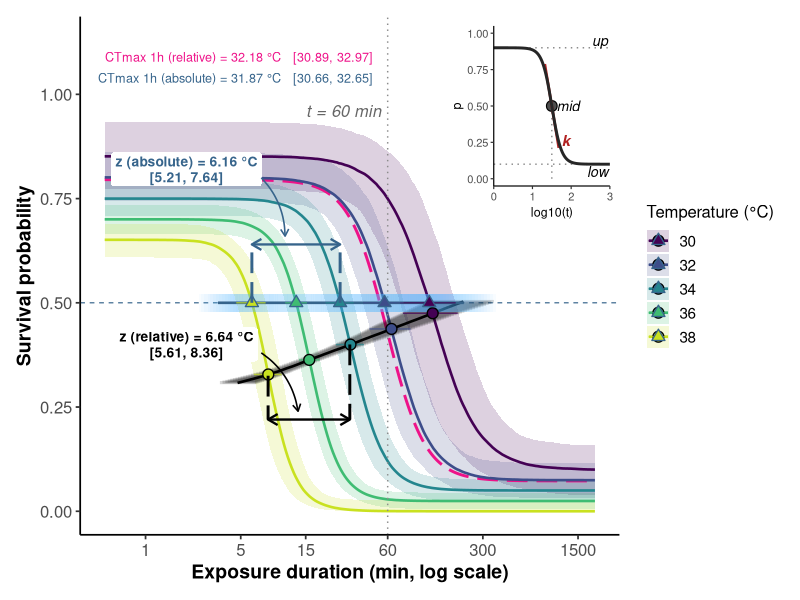

Reproduce this figure in R.
## ---- chunk 1
library(ggplot2)
library(dplyr)
library(tidyr)
library(scales)
library(patchwork)

set.seed(20260517)

# ============================================================================
# Idealised joint-4PL parameters for the teaching figure. Chosen so the
# curves are biologically expressive but the LT50 (relative midpoint) is
# always well above the lower asymptote.
#
# `up`  varies with T: 0.85 at the cold end → 0.65 at the hot end.
#       Kept ≥ 0.65 throughout so the per-curve midpoint never drops
#       below ~0.35 — keeps LT50 above the lower asymptote even at the
#       hottest assay.
# `low` constant at 0.05 (background mortality with all individuals
#       eventually dying).
# `k`   varies with T: 6 at cold end → 10 at hot end (curves get sharper
#       as it gets hotter, a common biological pattern).
# `mid` linear in T with slope −0.15 → relative z = 6.67 °C.
# ============================================================================
# T_bar shifted to 36 (instead of 34) so the synthetic CrIs fan out more
# strongly at the cool extreme and tighten at the hot extreme — matches
# the intuition that more data and tighter LT50 estimates accumulate at
# the hotter assays. All intercept parameters re-anchored so the actual
# curves at the assay temperatures are unchanged.
T_bar    <- 36
ell_0    <- 0.025   # low at T_bar  → 0.10 at T=30, 0.00 at T=38
ell_beta1 <- -0.0125
u_0      <- 0.70    # up at T_bar   → 0.85 at T=30, 0.65 at T=38
u_beta1  <- -0.025
k_0      <- 9       # k at T_bar    → 6 at T=30, 10 at T=38
k_beta1  <- 0.5
beta0    <- 1.2     # mid at T_bar  → 2.10 at T=30, 0.90 at T=38 (log10 min)
beta1    <- -0.15   # mid slope per °C → relative z = 6.67

z_true       <- -1 / beta1                                # 6.667 °C
log10_t_ref  <- log10(60)                                 # 1.778
CTmax_1h_rel <- T_bar + (log10_t_ref - beta0) / beta1     # 32.18 °C

temperatures <- c(30, 32, 34, 36, 38)

# ============================================================================
# Fake posterior draws — multivariate normal around the central parameter
# values, with SDs picked so the resulting uncertainty bands look like the
# Bayesian posterior of a comfortable fit. Used for illustration only.
# ============================================================================
ndraws <- 1000
# SDs on the per-temperature SLOPE parameters (eb1, ub1, kb1, beta1) are
# inflated relative to the intercepts so the CrIs visibly fan out at the
# temperature extremes. Reduced from the previous values so the T=30 CrI
# is still the widest but no longer dominates the figure visually.
post <- tibble(
  ell0_d    = pmin(pmax(rnorm(ndraws, ell_0,    0.010), 0.001), 0.49),
  eb1_d     = rnorm(ndraws, ell_beta1, 0.0045),
  u0_d      = pmin(pmax(rnorm(ndraws, u_0,   0.018), 0.51 ), 0.999),
  ub1_d     = rnorm(ndraws, u_beta1, 0.006),
  k0_d      = exp(rnorm(ndraws, log(k_0), 0.040)),
  kb1_d     = rnorm(ndraws, k_beta1, 0.10),
  beta0_d   = rnorm(ndraws, beta0,   0.040),
  beta1_d   = rnorm(ndraws, beta1,   0.016)
)

# Vectorised helpers — every 4PL sub-parameter is now T-varying.
# Clamps keep the 4PL well-defined (low < 0.5 < up, k > 0) for every
# draw across the extended temperature grid; without these, wider slope
# SDs would push extreme draws into infeasible regions and break the
# absolute-t50 closed form.
low_at <- function(T) pmin(pmax(post$ell0_d + post$eb1_d  * (T - T_bar),
                                0), 0.49)
up_at  <- function(T) pmin(pmax(post$u0_d   + post$ub1_d  * (T - T_bar),
                                0.51), 0.999)
k_at   <- function(T) pmax(post$k0_d   + post$kb1_d  * (T - T_bar), 0.5)
mid_at <- function(T) post$beta0_d + post$beta1_d * (T - T_bar)

# ============================================================================
# Dose-response curves: posterior median + 95% CrI ribbon for each T.
# ============================================================================
log10_t_grid <- seq(-0.3, 3.3, length.out = 250)
curve_post <- expand_grid(temp = temperatures, log10_t = log10_t_grid) |>
  mutate(.row = row_number()) |>
  group_by(.row) |>
  group_modify(~ {
    low_d <- low_at(.x$temp)
    up_d  <- up_at(.x$temp)
    k_d   <- k_at(.x$temp)
    mid_d <- mid_at(.x$temp)
    p_d   <- low_d + (up_d - low_d) / (1 + exp(k_d * (.x$log10_t - mid_d)))
    tibble(p_med = median(p_d),
           p_lo  = quantile(p_d, 0.025, names = FALSE),
           p_hi  = quantile(p_d, 0.975, names = FALSE))
  }) |>
  ungroup() |>
  bind_cols(expand_grid(temp = temperatures, log10_t = log10_t_grid))

# Inflection points at p = (up + low)/2, x = mid(T) — relative t50.
inflections <- tibble(temp = temperatures) |>
  rowwise() |>
  mutate(
    log10_t50_med = median(mid_at(temp)),
    log10_t50_lo  = quantile(mid_at(temp), 0.025, names = FALSE),
    log10_t50_hi  = quantile(mid_at(temp), 0.975, names = FALSE),
    p_inf_med     = median((up_at(temp) + low_at(temp)) / 2),
    p_inf_lo      = quantile((up_at(temp) + low_at(temp)) / 2, 0.025, names = FALSE),
    p_inf_hi      = quantile((up_at(temp) + low_at(temp)) / 2, 0.975, names = FALSE)
  ) |>
  ungroup()

# Absolute t50: where each curve crosses p = 0.5.
#   p = low + (up - low) / (1 + exp(k*(log10_t - mid))) = 0.5
#   → log10_t_abs = mid + (1/k) * log((up - 0.5) / (0.5 - low))
abs_t50_at <- function(T) {
  # Use UN-clamped parameters here so the CrI on absolute t50 reflects
  # the full posterior spread at the temperature extremes (the clamped
  # versions used elsewhere would clip many draws to identical boundary
  # values, compressing the CrI). Draws that produce infeasible (up < 0.5
  # or low > 0.5) are returned as NA so downstream quantile / median
  # calls can drop them via na.rm = TRUE.
  low_d <- post$ell0_d + post$eb1_d  * (T - T_bar)
  up_d  <- post$u0_d   + post$ub1_d  * (T - T_bar)
  k_d   <- post$k0_d   + post$kb1_d  * (T - T_bar)
  mid_d <- post$beta0_d + post$beta1_d * (T - T_bar)
  feasible <- (up_d > 0.5) & (low_d < 0.5) & (k_d > 0)
  out <- rep(NA_real_, length(low_d))
  out[feasible] <- mid_d[feasible] +
    (1 / k_d[feasible]) *
      log((up_d[feasible] - 0.5) / (0.5 - low_d[feasible]))
  out
}
abs_crossings <- tibble(temp = temperatures) |>
  rowwise() |>
  mutate(
    log10_t50_abs_med = median(abs_t50_at(temp), na.rm = TRUE),
    log10_t50_abs_lo  = quantile(abs_t50_at(temp), 0.025,
                                 names = FALSE, na.rm = TRUE),
    log10_t50_abs_hi  = quantile(abs_t50_at(temp), 0.975,
                                 names = FALSE, na.rm = TRUE)
  ) |>
  ungroup()

# ============================================================================
# Fitted midpoint trajectory ("secondary slope") — the line in (log10_t, p)
# space that runs through the per-T inflection points, with 95% CrI ribbon
# from the joint posterior.
#
# The line's HORIZONTAL spacing per °C gives relative z directly; the
# vertical drift reflects up(T) shrinking with temperature.
# ============================================================================
# Extend the slope-band temperatures well beyond the assay temperatures so
# the shaded bands run past the first and last dose-response curves and
# don't terminate awkwardly at the data range.
temp_grid_line <- seq(min(temperatures) - 1.5, max(temperatures) + 1.5,
                      length.out = 200)
mid_traj <- tibble(temp = temp_grid_line) |>
  rowwise() |>
  mutate(
    log10_t50_med = median(mid_at(temp)),
    log10_t50_lo  = quantile(mid_at(temp), 0.025, names = FALSE),
    log10_t50_hi  = quantile(mid_at(temp), 0.975, names = FALSE),
    p_inf_med     = median((up_at(temp) + low_at(temp)) / 2)
  ) |>
  ungroup()

# Visual band around the relative trajectory: thin horizontal segments
# at many T-values, each representing the 95% CrI on log10_t at that T.
# Overlap blends them into a smooth uniform band along the median line
# (avoids the triangular caps that geom_polygon produces because both x
# and y vary jointly with T).
mid_band_segs <- mid_traj |>
  dplyr::filter(dplyr::row_number() %% 2 == 1)

# Absolute t50 trajectory at p = 0.5 (the line through the open triangles).
abs_traj <- tibble(temp = temp_grid_line) |>
  rowwise() |>
  mutate(
    log10_t50_abs_med = median(abs_t50_at(temp), na.rm = TRUE),
    log10_t50_abs_lo  = quantile(abs_t50_at(temp), 0.025,
                                 names = FALSE, na.rm = TRUE),
    log10_t50_abs_hi  = quantile(abs_t50_at(temp), 0.975,
                                 names = FALSE, na.rm = TRUE)
  ) |>
  ungroup()
# Visual band around the absolute trajectory: same "feathered segments"
# approach as the relative band — every other T in the dense temp grid
# gives a thin horizontal segment from log10_t50_abs_lo to abs_hi at
# p = 0.5. Avoids the polygon artefact (lo/hi closure forming triangles
# at the ends).
abs_band_segs <- abs_traj |>
  dplyr::filter(dplyr::row_number() %% 2 == 1)

# CTmax_1h_rel posterior (where mid(T) = log10(60)).
ctmax_post <- T_bar + (log10_t_ref - post$beta0_d) / post$beta1_d
ctmax_med  <- median(ctmax_post)
ctmax_lo   <- quantile(ctmax_post, 0.025, names = FALSE)
ctmax_hi   <- quantile(ctmax_post, 0.975, names = FALSE)

# CTmax_1h_abs posterior: solve abs_t50_at(T) = log10(60) for T per draw.
# Closed form via linear approximation around the design grid is messy;
# numerically solve per draw using uniroot on a wide T grid is overkill
# for a synthetic posterior. Approximate by fitting a per-draw OLS line
# to (T_grid, abs_t50) and inverting — this is exactly what the truth
# function does in the real simulation driver.
T_grid_inv <- temperatures
abs_per_draw <- vapply(seq_len(ndraws), function(i) {
  abs_vals <- sapply(T_grid_inv, function(T) {
    mid_i <- post$beta0_d[i] + post$beta1_d[i] * (T - T_bar)
    up_i  <- pmin(pmax(post$u0_d[i]  + post$ub1_d[i] * (T - T_bar),
                       0.51), 0.999)
    k_i   <- pmax(post$k0_d[i] + post$kb1_d[i] * (T - T_bar), 0.5)
    low_i <- pmin(pmax(post$ell0_d[i] + post$eb1_d[i] * (T - T_bar),
                       0), 0.49)
    mid_i + (1 / k_i) * log((up_i - 0.5) / pmax(0.5 - low_i, 1e-3))
  })
  fit <- stats::lm(abs_vals ~ T_grid_inv)
  co  <- stats::coef(fit)
  (log10_t_ref - co[[1]]) / co[[2]]
}, numeric(1))
ctmax_abs_med <- median(abs_per_draw)
ctmax_abs_lo  <- quantile(abs_per_draw, 0.025, names = FALSE)
ctmax_abs_hi  <- quantile(abs_per_draw, 0.975, names = FALSE)

# z relative (from mid slope alone).
z_post <- -1 / post$beta1_d
z_med  <- median(z_post)
z_lo   <- quantile(z_post, 0.025, names = FALSE)
z_hi   <- quantile(z_post, 0.975, names = FALSE)

# z absolute (from the per-draw OLS slope of abs_t50 on T).
z_abs_per_draw <- vapply(seq_len(ndraws), function(i) {
  abs_vals <- sapply(T_grid_inv, function(T) {
    mid_i <- post$beta0_d[i] + post$beta1_d[i] * (T - T_bar)
    up_i  <- pmin(pmax(post$u0_d[i]  + post$ub1_d[i] * (T - T_bar),
                       0.51), 0.999)
    k_i   <- pmax(post$k0_d[i] + post$kb1_d[i] * (T - T_bar), 0.5)
    low_i <- pmin(pmax(post$ell0_d[i] + post$eb1_d[i] * (T - T_bar),
                       0), 0.49)
    mid_i + (1 / k_i) * log((up_i - 0.5) / pmax(0.5 - low_i, 1e-3))
  })
  fit <- stats::lm(abs_vals ~ T_grid_inv)
  -1 / stats::coef(fit)[[2]]
}, numeric(1))
z_abs_med <- median(z_abs_per_draw)
z_abs_lo  <- quantile(z_abs_per_draw, 0.025, names = FALSE)
z_abs_hi  <- quantile(z_abs_per_draw, 0.975, names = FALSE)

# Ghost dose-response at CTmax_1h_rel (posterior median): by construction
# its inflection sits on the vertical 60-min reference.
ghost_low <- pmax(ell_0 + ell_beta1 * (ctmax_med - T_bar), 0)
ghost_up  <- u_0 + u_beta1 * (ctmax_med - T_bar)
ghost_k   <- k_0 + k_beta1 * (ctmax_med - T_bar)
ghost_mid <- beta0 + beta1 * (ctmax_med - T_bar)
ghost_p <- tibble(log10_t = log10_t_grid) |>
  mutate(p = ghost_low +
            (ghost_up - ghost_low) /
              (1 + exp(ghost_k * (log10_t - ghost_mid))))

# z bracket anchors — span point 3 (T = 34) to point 5 (T = 38). Same
# slope as any other pair (mid(T) is straight), but anchoring on the
# hotter end keeps the brackets in the busier mid–right area of the
# figure rather than crowding the cool plateaus on the left.
T_lo  <- 34; T_hi <- 38
mid_lo <- beta0 + beta1 * (T_lo - T_bar)
mid_hi <- beta0 + beta1 * (T_hi - T_bar)

# Palette: viridis ordered by temperature.
pal <- viridisLite::viridis(length(temperatures), end = 0.92)

theme_proj <- theme_classic(base_size = 13) +
  theme(
    legend.position = "right",
    axis.title      = element_text(size = 14, face = "bold"),
    axis.text       = element_text(size = 12),
    legend.title    = element_text(size = 12),
    legend.text     = element_text(size = 11)
  )

# ============================================================================
# Single-panel figure.
# ============================================================================
p <- ggplot() +
  # Posterior 95% CrI ribbons around each dose-response curve.
  geom_ribbon(data = curve_post,
              aes(x = log10_t, ymin = p_lo, ymax = p_hi,
                  fill = factor(temp)),
              alpha = 0.18, colour = NA) +
  # Ghost dose-response curve at CTmax_1h_rel. Slimmer line in the same
  # long-dash + deeppink style; no need to compete with the now-removed
  # vertical red connector — the grey 60-min vertical handles that role.
  geom_line(data = ghost_p, aes(log10_t, p),
            colour = "deeppink2", linewidth = 1.0, linetype = "longdash") +
  # Posterior median dose-response curves.
  geom_line(data = curve_post,
            aes(log10_t, p_med, colour = factor(temp), group = temp),
            linewidth = 0.9) +
  # Horizontal reference at p = 0.5 (the absolute-LT50 threshold).
  geom_hline(yintercept = 0.5, colour = "steelblue4",
             linetype = "dashed", linewidth = 0.4) +
  # Vertical reference at t = 60 min.
  geom_vline(xintercept = log10_t_ref, colour = "grey55",
             linetype = "dotted") +
  # Relative-t50 trajectory: black median line through the inflection
  # points, with a "feathered" CrI band built from many thin horizontal
  # segments (each = the 95% CrI at one T). Uniform around the line.
  geom_segment(data = mid_band_segs,
               aes(x = log10_t50_lo, xend = log10_t50_hi,
                   y = p_inf_med, yend = p_inf_med),
               colour = "black", alpha = 0.16, linewidth = 1.1) +
  geom_line(data = mid_traj,
            aes(log10_t50_med, p_inf_med),
            linewidth = 0.9, colour = "black") +
  # Absolute-t50 trajectory: steel-blue median line at p = 0.5 with a
  # vertical-extent CrI band built from many small rectangles (one per
  # T) centred on p = 0.5. Lighter fill ("steelblue1") at lower alpha
  # so the open triangle markers at the assay temperatures remain
  # clearly visible against the band.
  geom_rect(data = abs_band_segs,
            aes(xmin = log10_t50_abs_lo, xmax = log10_t50_abs_hi,
                ymin = 0.5 - 0.022, ymax = 0.5 + 0.022),
            fill = "steelblue1", alpha = 0.04, colour = NA) +
  geom_line(data = abs_traj,
            aes(log10_t50_abs_med, 0.5),
            linewidth = 0.9, colour = "steelblue4") +
  # Inflection-point dots (relative t50): filled circles.
  geom_errorbarh(data = inflections,
                 aes(y = p_inf_med, xmin = log10_t50_lo, xmax = log10_t50_hi,
                     colour = factor(temp)),
                 height = 0, linewidth = 0.5, alpha = 0.7) +
  geom_point(data = inflections,
             aes(x = log10_t50_med, y = p_inf_med, fill = factor(temp)),
             shape = 21, size = 3.2, stroke = 0.7, colour = "black") +
  # p = 0.5 crossings (absolute t50): open triangles, colored by T.
  geom_errorbarh(data = abs_crossings,
                 aes(y = 0.5,
                     xmin = log10_t50_abs_lo, xmax = log10_t50_abs_hi,
                     colour = factor(temp)),
                 height = 0, linewidth = 0.5, alpha = 0.7) +
  geom_point(data = abs_crossings,
             aes(x = log10_t50_abs_med, y = 0.5, fill = factor(temp)),
             shape = 24, size = 2.8, stroke = 0.7, colour = "steelblue4") +
  # ---- Relative-z bracket between two adjacent inflection dots ----------
  # Y-position of the inflection at each anchor T.
  # rel: bracket sits just below the inflections.
  annotate("segment",
           x = mid_lo, xend = mid_lo,
           y = ((u_0 + u_beta1 * (T_lo - T_bar)) +
                pmax(ell_0 + ell_beta1 * (T_lo - T_bar), 0)) / 2,
           yend = 0.22,
           colour = "black", linetype = "longdash", linewidth = 1.0) +
  annotate("segment",
           x = mid_hi, xend = mid_hi,
           y = ((u_0 + u_beta1 * (T_hi - T_bar)) +
                pmax(ell_0 + ell_beta1 * (T_hi - T_bar), 0)) / 2,
           yend = 0.22,
           colour = "black", linetype = "longdash", linewidth = 1.0) +
  annotate("segment",
           x = mid_hi, xend = mid_lo, y = 0.22, yend = 0.22,
           arrow = arrow(ends = "both", length = unit(0.11, "in")),
           colour = "black", linewidth = 0.8) +
  # ---- Absolute-z bracket between two adjacent p=0.5 crossings ----------
  # abs: bracket flipped ABOVE the p=0.5 line — vertical guides from
  # the triangles go UP to a bracket at y = 0.64, keeping the absolute-z
  # apparatus in the upper half of the plot and the relative-z apparatus
  # in the lower half (clean separation).
  annotate("segment",
           x = abs_crossings$log10_t50_abs_med[abs_crossings$temp == T_lo],
           xend = abs_crossings$log10_t50_abs_med[abs_crossings$temp == T_lo],
           y = 0.5, yend = 0.64,
           colour = "steelblue4", linetype = "longdash", linewidth = 1.0) +
  annotate("segment",
           x = abs_crossings$log10_t50_abs_med[abs_crossings$temp == T_hi],
           xend = abs_crossings$log10_t50_abs_med[abs_crossings$temp == T_hi],
           y = 0.5, yend = 0.64,
           colour = "steelblue4", linetype = "longdash", linewidth = 1.0) +
  annotate("segment",
           x = abs_crossings$log10_t50_abs_med[abs_crossings$temp == T_hi],
           xend = abs_crossings$log10_t50_abs_med[abs_crossings$temp == T_lo],
           y = 0.64, yend = 0.64,
           arrow = arrow(ends = "both", length = unit(0.11, "in")),
           colour = "steelblue4", linewidth = 0.8) +
  # ---- z labels: absolute on top, relative below, text centered in
  # each label (hjust = 0.5).
  annotate("label", x = 0.30, y = 0.82,
           label = sprintf("z (absolute) = %.2f °C\n[%.2f, %.2f]",
                           z_abs_med, z_abs_lo, z_abs_hi),
           hjust = 0.5, colour = "steelblue4", size = 3.5, fontface = "bold",
           fill = "white", label.size = 0, lineheight = 0.95) +
  annotate("curve",
           x = 0.85,
           xend = (
             abs_crossings$log10_t50_abs_med[abs_crossings$temp == T_hi] +
             abs_crossings$log10_t50_abs_med[abs_crossings$temp == T_lo]) / 2 - 0.08,
           y = 0.80, yend = 0.66,
           curvature = -0.20, colour = "steelblue4", linewidth = 0.55,
           arrow = arrow(length = unit(0.08, "in"))) +
  annotate("label", x = 0.30, y = 0.40,
           label = sprintf("z (relative) = %.2f °C\n[%.2f, %.2f]",
                           z_med, z_lo, z_hi),
           hjust = 0.5, colour = "black", size = 3.5, fontface = "bold",
           fill = "white", label.size = 0, lineheight = 0.95) +
  annotate("curve",
           x = 0.85, xend = (mid_lo + mid_hi) / 2 - 0.08,
           y = 0.38, yend = 0.24,
           curvature = -0.22, colour = "black", linewidth = 0.55,
           arrow = arrow(length = unit(0.08, "in"))) +
  # ---- CTmax labels: anchored just left of the 60-min vertical. The
  # grey dotted vline (declared earlier) is the only vertical reference
  # — no second red/pink vertical connector.
  annotate("label", x = log10_t_ref - 0.08, y = 1.09,
           label = sprintf("CTmax 1h (relative) = %.2f °C   [%.2f, %.2f]",
                           ctmax_med, ctmax_lo, ctmax_hi),
           hjust = 1, colour = "deeppink2", size = 3.2,
           fill = "white", label.size = 0) +
  annotate("label", x = log10_t_ref - 0.08, y = 1.04,
           label = sprintf("CTmax 1h (absolute) = %.2f °C   [%.2f, %.2f]",
                           ctmax_abs_med, ctmax_abs_lo, ctmax_abs_hi),
           hjust = 1, colour = "steelblue4", size = 3.2,
           fill = "white", label.size = 0) +
  # t = 60 min label: anchored LEFT of the 60-min vertical, between the
  # upper CrI edge of the T=30 curve (~ y = 0.93) and the bottom of the
  # CTmax-absolute label.
  annotate("text", x = log10_t_ref - 0.05, y = 0.96,
           label = "t = 60 min", hjust = 1, colour = "grey40",
           size  = 4.2, fontface = "italic") +
  scale_colour_manual(values = pal, name = "Temperature (°C)",
                      aesthetics = c("colour", "fill")) +
  scale_x_continuous(
    breaks = log10(c(1, 5, 15, 60, 300, 1500)),
    labels = c("1", "5", "15", "60", "300", "1500")
  ) +
  scale_y_continuous(limits = c(0, 1.13), breaks = c(0, 0.25, 0.5, 0.75, 1)) +
  labs(title    = NULL,
       subtitle = NULL,
       x        = "Exposure duration (min, log scale)",
       y        = "Survival probability") +
  theme_proj

# ============================================================================
# Inset — a single 4PL curve with its four parameters labelled, plus the
# equation. Self-contained pedagogical block placed in the top-right of
# the main panel via patchwork::inset_element().
# ============================================================================
in_low   <- 0.10
in_up    <- 0.90
in_k     <- 8
in_mid   <- 1.5
in_grid  <- seq(0.0, 3.0, length.out = 200)
in_curve <- tibble(
  log10_t = in_grid,
  p       = in_low + (in_up - in_low) /
              (1 + exp(in_k * (log10_t - in_mid)))
)

# Tangent at the inflection: slope of p with respect to log10_t at
# log10_t = mid is -k * (up - low) / 4. Drawn as a short segment to
# convey the meaning of k visually.
in_slope <- -in_k * (in_up - in_low) / 4
in_x0    <- in_mid;   in_y0 <- (in_up + in_low) / 2
in_dx    <- 0.18
in_tang  <- tibble(
  x = c(in_x0 - in_dx, in_x0 + in_dx),
  y = c(in_y0 - in_slope * in_dx, in_y0 + in_slope * in_dx)
)

p_inset <- ggplot() +
  # Asymptote reference lines + labels.
  annotate("segment", x = 0, xend = 3, y = in_up,  yend = in_up,
           linetype = "dotted", colour = "grey55") +
  annotate("segment", x = 0, xend = 3, y = in_low, yend = in_low,
           linetype = "dotted", colour = "grey55") +
  annotate("text", x = 2.95, y = in_up  + 0.05,
           label = "up", hjust = 1, size = 3.6, fontface = "italic") +
  annotate("text", x = 2.95, y = in_low - 0.05,
           label = "low", hjust = 1, size = 3.6, fontface = "italic") +
  # Mid: filled circle at the inflection point (mid, (up+low)/2) — same
  # convention as the inflection dots in the main panel. Vertical dotted
  # guide kept so the eye traces the x-position to the axis.
  annotate("segment", x = in_mid, xend = in_mid, y = 0, yend = in_y0,
           linetype = "dotted", colour = "grey55") +
  annotate("point", x = in_mid, y = in_y0,
           shape = 21, size = 3.2, fill = "grey30",
           colour = "black", stroke = 0.6) +
  annotate("text", x = in_mid + 0.12, y = in_y0,
           label = "mid", hjust = 0, size = 3.6, fontface = "italic") +
  # k (slope at inflection) — tangent line + label.
  geom_line(data = in_tang, aes(x, y),
            linewidth = 0.9, colour = "firebrick") +
  annotate("text", x = in_x0 + in_dx + 0.08, y = in_y0 + in_slope * in_dx + 0.05,
           label = "k", hjust = 0, size = 3.8, fontface = "bold.italic",
           colour = "firebrick") +
  # The 4PL curve itself.
  geom_line(data = in_curve, aes(log10_t, p),
            linewidth = 1.0, colour = "grey15") +
  scale_x_continuous(limits = c(0, 3), expand = c(0, 0)) +
  scale_y_continuous(limits = c(-0.05, 1.05), expand = c(0, 0)) +
  # Use plain ASCII "log10" to avoid font-render boxes on Unicode subscript.
  labs(x = "log10(t)", y = "p") +
  theme_classic(base_size = 9) +
  theme(
    axis.title       = element_text(size = 9),
    axis.text        = element_text(size = 8),
    plot.background  = element_rect(fill = "white", colour = NA),
    panel.background = element_rect(fill = "white", colour = NA),
    plot.margin      = margin(3, 3, 3, 3)
  )

# Inset: somewhat larger than the tiny corner footprint but still kept
# to the top-right of the main panel so it doesn't crowd the curves.
p_combined <- p + inset_element(p_inset,
                                left = 0.68, bottom = 0.60,
                                right = 0.99, top = 0.99,
                                align_to = "panel")
## ---- chunk 2
#| label: fig-derivation
#| fig-width: 8.5
#| fig-height: 6
#| fig-cap: "Conceptual figure showing how the joint Bayesian 4PL model delivers both relative and absolute $z$ and $CT_{max,1h}$ from a single dose–response fit. Coloured curves are joint-model posterior medians of survival probability at five assay temperatures (30–38 °C; viridis order); shaded bands are pointwise 95% credible intervals. Top-right inset: the 4PL function with its four parameters labelled."

p_combined
